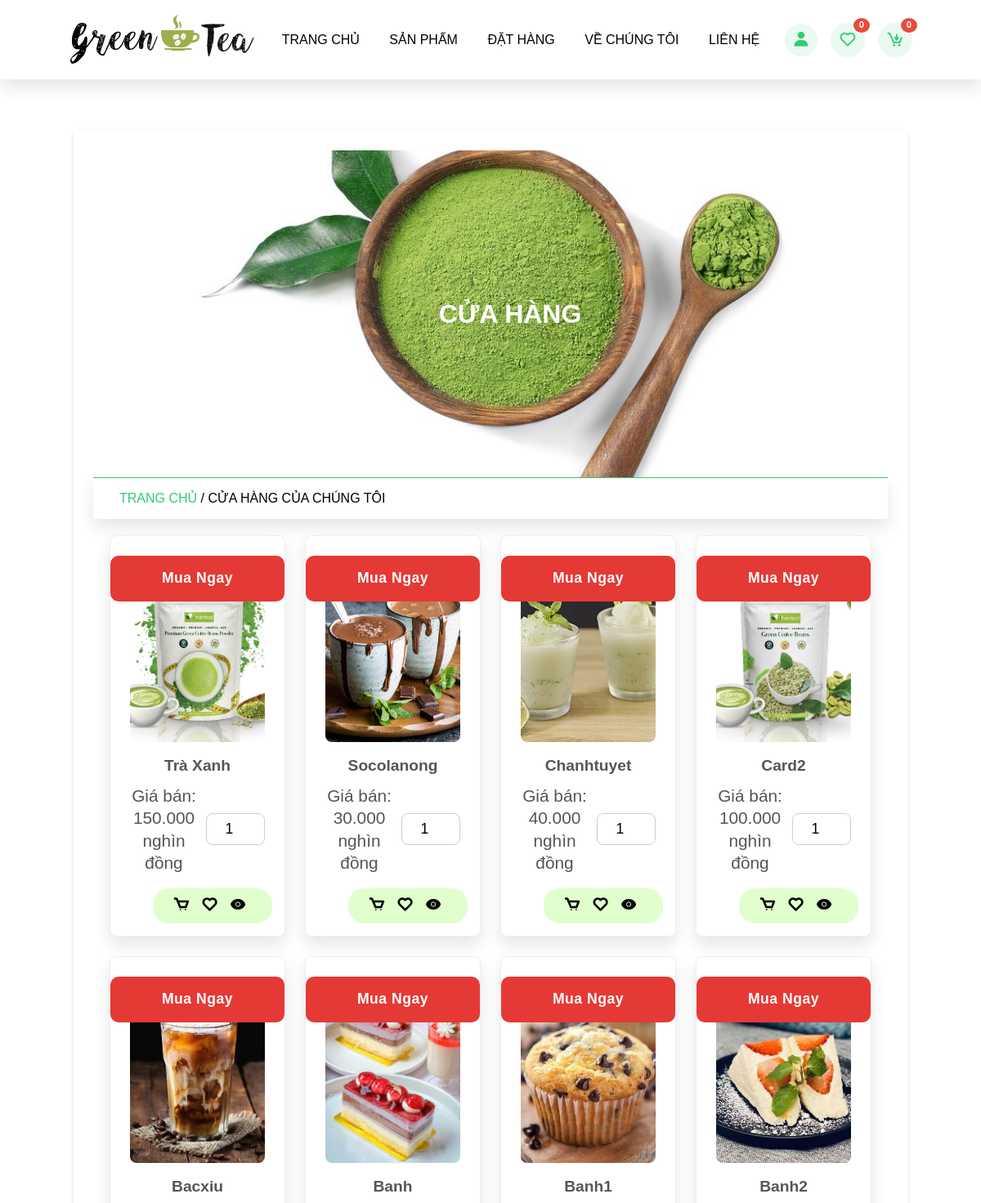
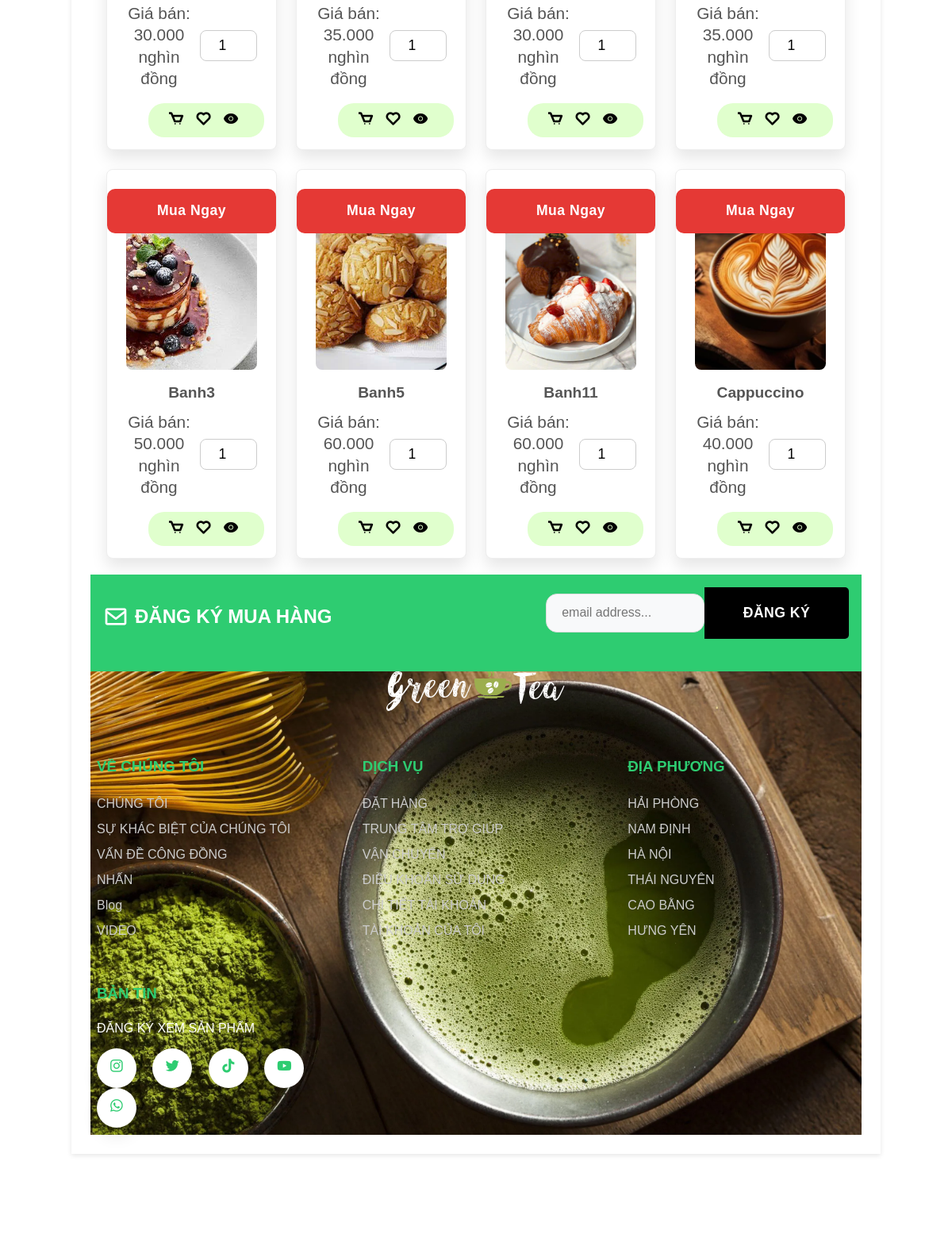
Screenshot of /view_products.php with the database file from the repository (2 pictures, top to bottom).
### tables this page shows
CREATE TABLE `sanpham` (
  `id` varchar(2) NOT NULL,
  `Name` varchar(20) NOT NULL,
  `Giaban` decimal(10,3) NOT NULL,
  `image` varchar(255) NOT NULL,
  `product_detail` varchar(1000) NOT NULL,
  `Trangthai` varchar(100) NOT NULL
);

### view_products.php (the view, shortened to what this page needs)
<?php
include 'components/connection.php';
?>
<!DOCTYPE html>
<html lang="en">
<head>
    <link href="https://unpkg.com/boxicons@2.1.4/css/boxicons.min.css" rel="stylesheet">
</head>
<body>
<?php include 'components/header.php'; ?>
<div class="main">
    <div class="banner">
        <h1>Cửa hàng</h1>
    </div>
	<div class="title2">
		<a href="home.php">Trang chủ </a><span>/ Cửa hàng của chúng tôi</span>
	</div>
	<section class="sanpham">
   <div class="box-container">
      <?php
         $select_sanpham = $conn->prepare("SELECT * FROM `sanpham`");
			 $select_sanpham->execute();
if ($select_sanpham->rowCount() > 0) {
   while ($fetch_sanpham = $select_sanpham->fetch(PDO::FETCH_ASSOC)) {
?>
<form action="" method="post" class="box">
   <img src="img/<?= $fetch_sanpham['image']; ?>" class="img">
   <div class="button">
      <button type="button" class="add-cart" data-id="<?= $fetch_sanpham['id']; ?>"><i class="bx bx-cart"></i></button>
      <button type="submit" name="add_to_wishlist"><i class="bx bx-heart"></i></button>
      <a href="view_page.php?get_id=<?= $fetch_sanpham['id']; ?>" class="bx bxs-show"></a>
   </div>
   <h3 class="name"><?= $fetch_sanpham['Name']; ?></h3>
   <div class="flex">
      <p class="Giaban">Giá bán: <?= $fetch_sanpham['Giaban']; ?> nghìn đồng</p>
      <input type="number" name="qty" required min="1" value="1" max="99" class="qty">
   </div>
   <a href="order.php?get_id=<?= $fetch_sanpham['id']; ?>" class="btn">Mua ngay</a>
</form>
<?php
      }
   }else{
      echo '<p class="empty">no products added yet!</p>';
   }
?>
   </div>
</section>
		<?php include 'components/footer.php'; ?>
	</div>
</body>
</html>

### components/header.php (shortened to what this page needs)
<?php
$total_wishlist_items = 0;
$total_cart_items = 0;
?>
<!DOCTYPE html>
<html lang="vi">
<head>
    <link href="https://unpkg.com/boxicons@2.1.4/css/boxicons.min.css" rel="stylesheet">
</head>
<body>
<header class="header">
    <div class="flex">
        <a href="home.php" class="logo">
            <img src="img/logo.jpg" alt="logo">
        </a>
        <nav class="navbar">
            <a href="home.php">TRANG CHỦ</a>
            <a href="view_products.php">SẢN PHẨM</a>
            <a href="order.php">ĐẶT HÀNG</a>
            <a href="about.php">VỀ CHÚNG TÔI</a>
            <a href="contacts.php">LIÊN HỆ</a>
        </nav>
        <div class="icons">
            <i class="bx bxs-user" id="user-btn"></i>
            <a href="wishlist.php" class="cart-btn">
                <i class="bx bx-heart"></i>
                <sup><?= $total_wishlist_items ?></sup>
            </a>
            <a href="cart.php" class="cart-btn">
                <i class="bx bx-cart-download"></i>
                <sup><?= $total_cart_items ?></sup>
            </a>
        </div>
    </div>
</header>
</body>
</html>

### components/footer.php
<div class="top-footer">
	<h2><i class="bx bx-envelope"></i>ĐĂNG KÝ MUA HÀNG</h2>
	<div class="input-field">
	     <input type="text" name="" placeholder="email address...">
		<a href="register.php" class="btn">ĐĂNG KÝ</a>
	</div>
</div>
<footer>
	<div class="overlay"></div>
	<div class="footer-content">
		<div class="img-box">
			<img src="img/logo2.png">
		</div>
		<div class="inner-footer">
		    <div class="card">
			     <h3>VỀ CHÚNG TÔI</h3>
			     <ul>
			        <li>CHÚNG TÔI</li>
			        <li>SỰ KHÁC BIỆT CỦA CHÚNG TÔI</li>
			        <li>VẤN ĐỀ CÔNG ĐỒNG</li>
			        <li>NHẤN</li>
			        <li>blog</li>
			        <li>VIDEO</li>
			     </ul>
		    </div>
			<div class="card">
			     <h3>DỊCH VỤ</h3>
			     <ul>
			        <li>ĐẶT HÀNG</li>
			        <li>TRUNG TÂM TRỢ GIÚP</li>
			        <li>VẬN CHUYỂN</li>
			        <li>ĐIỀU KHOẢN SỬ DỤNG</li>
			        <li>CHI TIẾT TÀI KHOẢN</li>
			        <li>TÀI KHOẢN CỦA TÔI</li>
			     </ul>
		    </div>
			<div class="card">
			     <h3>ĐỊA PHƯƠNG</h3>
			     <ul>
			        <li>HẢI PHÒNG</li>
			        <li>NAM ĐỊNH</li>
			        <li>HÀ NỘI</li>
			        <li>THÁI NGUYÊN</li>
			        <li>CAO BẰNG</li>
			        <li>HƯNG YÊN</li>
			     </ul>
		    </div>
			<div class="card">
			     <h3>BẢN TIN</h3>
			     <p>ĐĂNG KÝ XEM SẢN PHẨM</p>
				 <div class="social-links">
			        <i class="bx bxl-instagram"></i>
			        <i class="bx bxl-twitter"></i>
			        <i class="bx bxl-tiktok"></i>
			        <i class="bx bxl-youtube"></i>
			        <i class="bx bxl-whatsapp"></i>
			     </div>
		    </div>
	    </div>
		<div class="bottom-footer">
             <p>BẢN QUYỀN THUỘC VỀ KHANH</p>
		</div>
	</div>
</footer>

### rows the page displays
sanpham: image (picture), Name "Trà Xanh", Giaban "150.000"
sanpham: image (picture), Name "Socolanong", Giaban "30.000"
sanpham: image (picture), Name "Chanhtuyet", Giaban "40.000"
sanpham: image (picture), Name "Card2", Giaban "100.000"
sanpham: image (picture), Name "Bacxiu", Giaban "30.000"
sanpham: image (picture), Name "Banh", Giaban "35.000"
sanpham: image (picture), Name "Banh1", Giaban "30.000"
sanpham: image (picture), Name "Banh2", Giaban "35.000"
sanpham: image (picture), Name "Banh3", Giaban "50.000"
sanpham: image (picture), Name "Banh5", Giaban "60.000"
sanpham: image (picture), Name "Banh11", Giaban "60.000"
sanpham: image (picture), Name "Cappuccino", Giaban "40.000"

### other values shown
$total_wishlist_items "0"
$total_cart_items "0"
